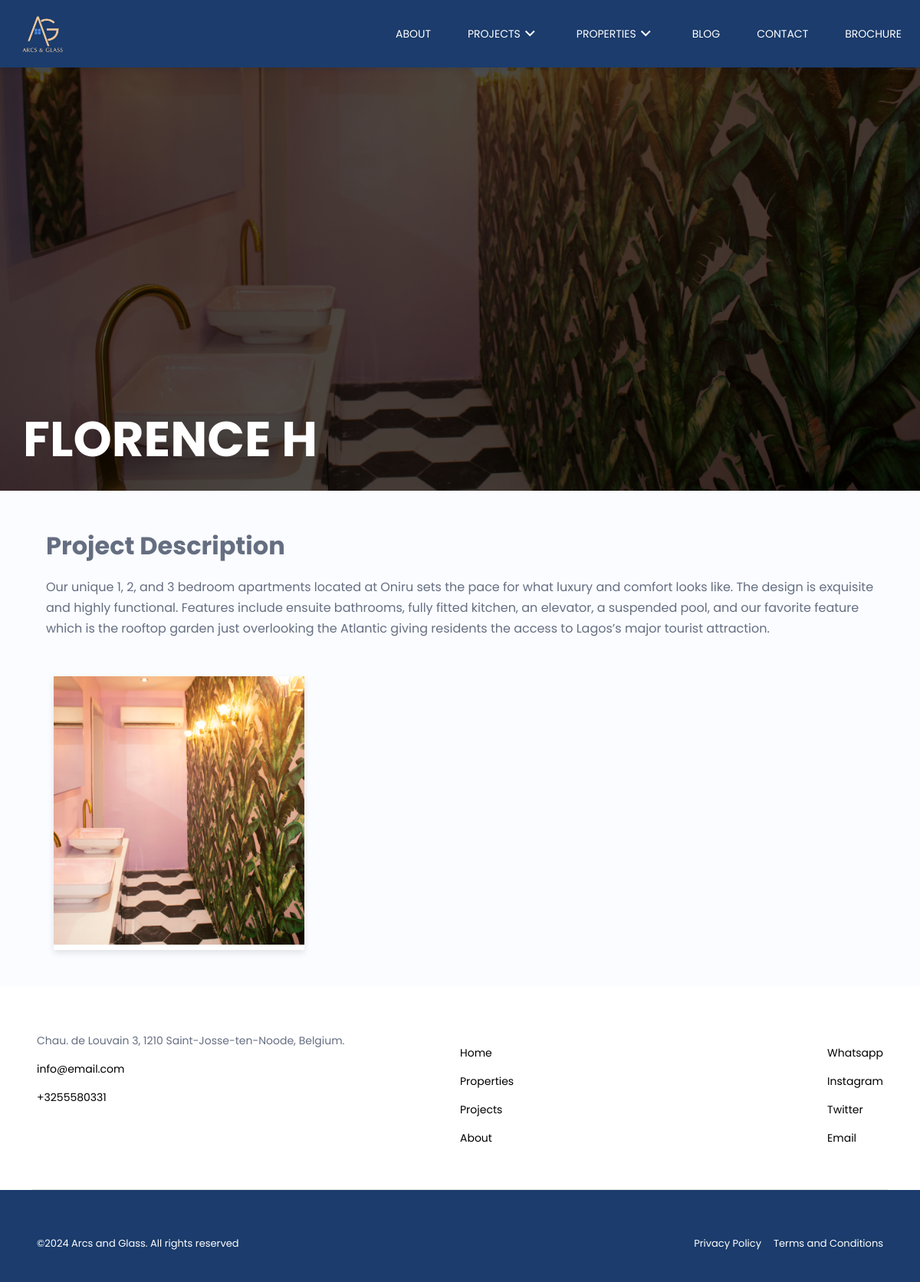
/project_info/florence_h, run on the app's committed database.
### app/models.py (models this page shows, shortened)
class Project(models.Model):
    name = models.CharField(max_length=50)
    slug = models.SlugField(unique=True, max_length=255)
    description = models.TextField()
    created_at = models.DateTimeField(auto_now_add=True, editable=False)

class ProjectImage(models.Model):
    project = models.ForeignKey(Project, on_delete=models.CASCADE, related_name="project_images")
    image = models.ImageField(upload_to="project")

class SiteInfo(models.Model):
    address = models.CharField(max_length=255)
    email = models.EmailField()
    phone_number = models.CharField(max_length=100)
    instagram = models.CharField(max_length=100)
    twitter = models.CharField(max_length=100)
    whatsapp = models.CharField(max_length=100)

### app/views.py (the view)
# urls.py: path('project_info/<str:slug>', views.project_info, name='project_info'),
def project_info(request, slug):
    site_info = SiteInfo.objects.first()
    project = get_object_or_404(Project, slug=slug)
    nav_latest_projects = Project.objects.all().order_by("-created_at")[:3]
    return render(
        request,
        "project_info.html",
        context={
            "site_info": site_info,
            "project": project,
            "nav_latest_projects": nav_latest_projects,
        },
    )

### app/templates/project_info.html (shortened to what this page needs)
{% extends 'home_template.html' %}
{% load static %}
{% block head %}
  <link rel="stylesheet" href="{% static './assets/css/lightbox.css' %}" />
  <link rel="stylesheet" href="{% static './assets/css/projects.css' %}" />
  <link href="https://cdn.jsdelivr.net/npm/remixicon@4.3.0/fonts/remixicon.css" rel="stylesheet" />
  <link rel="stylesheet" type="text/css" href="https://cdn.jsdelivr.net/npm/slick-carousel@1.8.1/slick/slick.css" />
  <link rel="stylesheet" type="text/css" href="https://cdn.jsdelivr.net/npm/slick-carousel@1.8.1/slick/slick-theme.css" />
{% endblock %}
{% block content %}
  <section class="project-section">
    <div class="overlay"></div>
    <img src="/{{ project.project_images.first.image }}" alt="About Us Background" class="background-img" />
    <div class="content">
      <h1 style="text-transform: uppercase;">{{ project.name }}</h1>
    </div>
  </section>
  <div class="project-details">
    <h1>Project Description</h1>
    <p>
      {{ project.description }}
    </p>
  </div>
  <div class="card-container carousel-item">
    {% for project_image in project.project_images.all %}
    <div class="card">
      <img src="/{{project_image.image}}" alt="Card 1 Image" />
    </div>
    {% endfor %}
  </div>
{% endblock %}

### app/templates/footer.html (shortened to what this page needs)
<footer>
    <div class="footer">
      <div class="start">
        <p>
            {{ site_info.address }}
        </p>
        <ul>
          <li>
            <a href="mailto:{{ site_info.email }}">{{ site_info.email }}</a>
          </li>
          <li>
            <a href="tel:{{ site_info.phone_number }}">{{ site_info.phone_number }}</a>
          </li>
        </ul>
      </div>
      <div class="center">
        <ul>
          <li>
            <a href="{% url 'index' %}">Home</a>
          </li>
          <li>
            <a href="{% url 'properties' %}">Properties</a>
          </li>
          <li>
            <a href="{% url 'projects' %}">Projects</a>
          </li>
          <li>
            <a href="{% url 'about' %}">About</a>
          </li>
        </ul>
        <ul>
          <li>
            <a href="{{ site_info.whatsapp }}">Whatsapp</a>
          </li>
          <li>
            <a href="{{ site_info.instagram }}">Instagram</a>
          </li>
          <li>
            <a href="{{ site_info.twitter }}">Twitter</a>
          </li>
          <li>
            <a href="mailto:{{ site_info.email }}">Email</a>
          </li>
        </ul>
      </div>
    </div>
    <div class="footer_last">
      <p>
        &copy;Arcs and Glass. All rights reserved
      </p>
      <ul>
        <li>
          <a href="{% url 'index' %}">Privacy Policy</a>
        </li>
        <li>
          <a href="{% url 'index' %}">Terms and Conditions</a>
        </li>
      </ul>
    </div>
  </footer>

### static/assets/css/footer.css (style rules this page uses)
* { margin: 0; padding: 0; box-sizing: border-box; font-family: 'Poppins'; }
html, body { overflow-x: hidden; }
ul { list-style: none; padding-left: 0 !important; }
a { color: #000; text-decoration: none; }
.footer { display: flex; justify-content: space-between; background-color: #fff; background-image: none; margin-left: 0; margin-right: 0; padding: 60px 4% 40px; position: relative; font-size: 14px; }
.footer .start { width: 50%; }
.footer .center { width: 50%; display: flex; justify-content: space-between; }
.footer ul li { margin: 1rem 0; }
.footer_last { display: flex; justify-content: space-between; padding: 60px 4% 40px; font-size: 13px; background-color: #1b3c6c; color: #fff; }
.footer_last a { color: #fff; }
.footer_last ul { display: flex; gap: 1rem; }

### static/assets/css/projects.css (style rules this page uses)
.project-section { position: relative; width: 100%; height: 80vh; overflow: hidden; }
.background-img { width: 100%; height: 100%; object-fit: cover; }
.project-section .overlay { position: absolute; top: 0; left: 0; width: 100%; height: 100%; opacity: 1; background: rgba(0, 0, 0, 0.7); }
.content { position: absolute; bottom: 20px; left: 30px; z-index: 2; }
.content h1 { color: white; font-size: 4rem; font-weight: bold; }
.card-container { display: grid; grid-template-columns: repeat(3, 1fr); margin: 3rem auto; gap: 20px; width: 90%; max-width: 1200px; }
.card { background-color: #fff; overflow: hidden; position: relative; box-shadow: 0 4px 8px rgba(0, 0, 0, 0.1); transition: transform 0.4s; cursor: pointer; margin: 0 10px; }
.card img { width: 100%; height: 350px; object-fit: cover; }
.overlay { position: absolute; top: 0; left: 0; width: 100%; height: 100%; background-color: #b8742bbd; opacity: 0; transition: opacity 0.4s ease-in-out; }
.project-details { margin: 3rem auto; width: 90%; max-width: 1200px; }
.project-details h1 { margin-bottom: 1rem; }
.project-details p { line-height: 1.7; }

### static/assets/css/global.css (style rules this page uses)
:root { --header-height: 3.5rem; --first-color: hsl(220, 68%, 54%); --first-color-lighten: hsl(220, 68%, 97%); --second-color: #b8742b; --title-color: hsl(220, 48%, 28%); --text-color: hsl(220, 12%, 45%); --body-color: hsl(220, 100%, 99%); --body-font: "Poppins", sans-serif; --normal-font-size: .938rem; --small-font-size: .813rem; --smaller-font-size: .75rem; --font-medium: 500; --font-semi-bold: 600; --z-tooltip: 10; --z-fixed: 100; }
@media screen and (min-width: 1024px) { :root { --normal-font-size: 1rem; --small-font-size: .875rem; --smaller-font-size: .813rem; } }
* { box-sizing: border-box; padding: 0; margin: 0; }
body { font-family: var(--body-font); font-size: var(--normal-font-size); background-color: var(--body-color); color: var(--text-color); }
ul { list-style: none; }
a { text-decoration: none; }

### data on the page
Project: project_images.first.image (picture), name "FLORENCE H", description "Our unique 1, 2, and 3 bedroom apartments located at Oniru sets the pace for what luxury and comfort looks like. The design is exquisite and highly functional. Features include ensuite bathrooms, fully fitted kitchen, an elevator, a suspended pool, and our favorite feature which is the rooftop garden just overlooking the Atlantic giving residents the access to Lagos’s major tourist attraction."
ProjectImage: image (picture)
SiteInfo: address "Chau. de Louvain 3, 1210 Saint-Josse-ten-Noode, Belgium.", email "info@email.com", phone_number "+3255580331"
